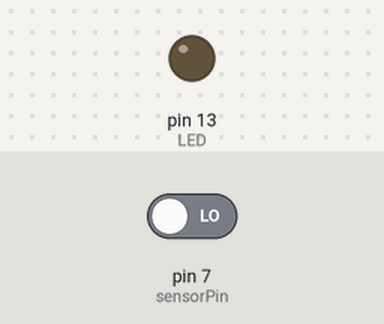
The sketch below on a simulated Arduino Uno, built with avr-gcc and run on an emulated ATmega328P. On the bench: output pins drawn as LEDs (lit = HIGH). The inputs (shaded band) are chosen by the test bench; at power-on: pin 7 (sensorPin) LOW. What the sketch prints to the serial monitor is not drawn.

Above: at 1.2 s.
1.3 s: pin 7 (sensorPin) driven HIGH
At 1.7 s:
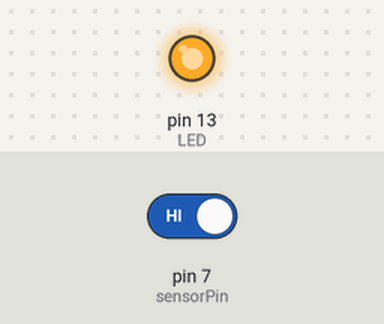
2.8 s: pin 7 (sensorPin) driven LOW
At 4.1 s:
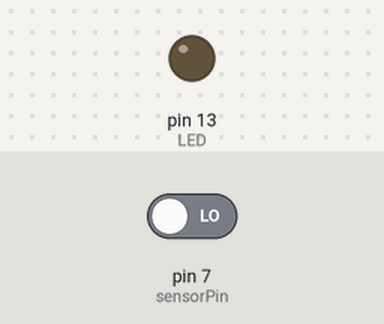
Timing chart, 0 to 5.8 s (numbered marks = the images above; inputs shaded):
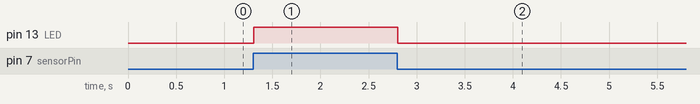

Measured:
- after the input at 1.3 s, pin 13 (LED): LOW → HIGH at once
- after the input at 2.8 s, pin 13 (LED): HIGH → LOW at once

The sketch:

objectdetection.ino
```cpp
int LED = 13;
int sensorPin = 7;

void setup() {
  // put your setup code here, to run once:
  pinMode(LED,OUTPUT);
  pinMode(sensorPin,INPUT);
  Serial.begin(9600);
}

void loop()
{
  int value=digitalRead(sensorPin);
  Serial.println(value);
  if (value==1)
  {
    digitalWrite(LED,HIGH);
  }
  else
  {
    digitalWrite(LED,LOW);
  }

}
```
